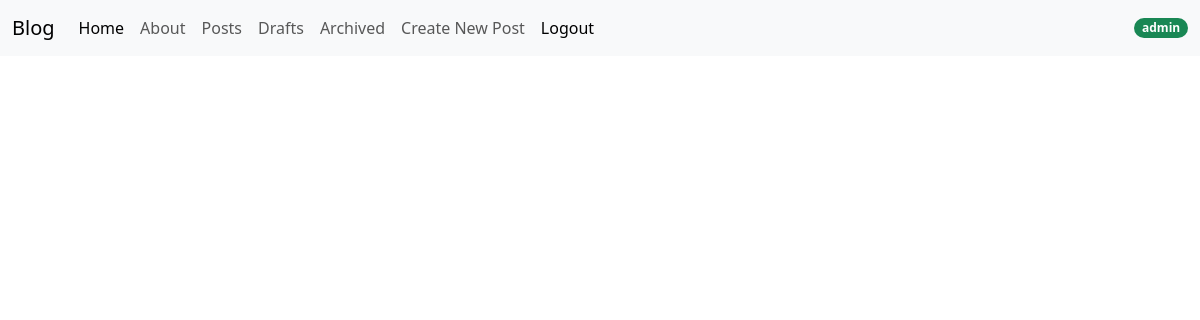
The app's page /post/archivedlist/ (signed in), older data.
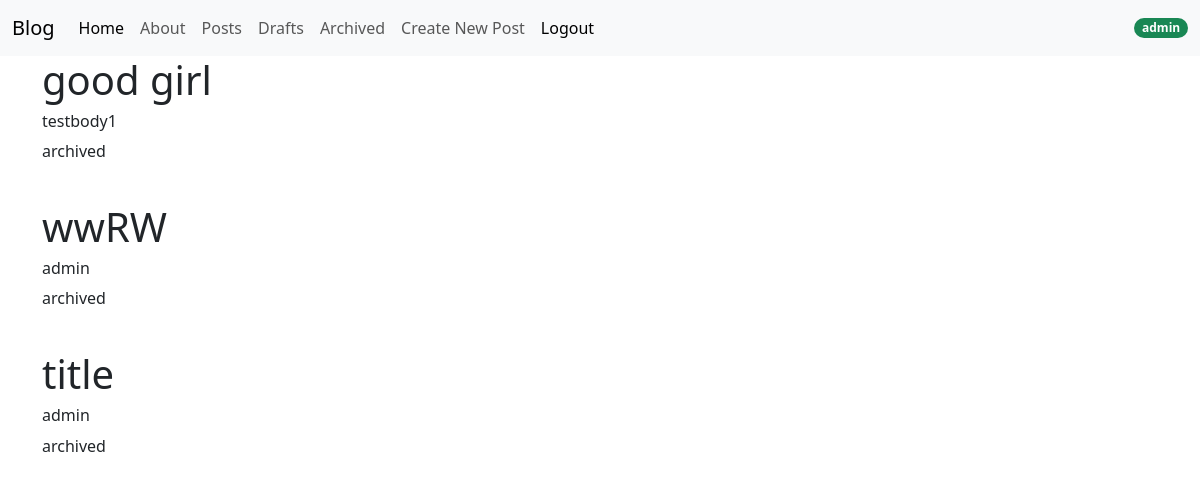
The same page, newer data.
### post/models.py (models this page shows, shortened)
class Post(models.Model):
    title = models.CharField(max_length=200)
    subtitle = models.CharField(max_length=256, blank=True, null=True)
    body = models.TextField()
    author = models.ForeignKey(
        get_user_model(),
        on_delete=models.CASCADE
    )
    created_on = models.DateTimeField(auto_now_add=True)
    status = models.ForeignKey(
        Status,
        on_delete=models.CASCADE,
    )

class Status(models.Model):
    name = models.CharField(max_length=128, unique=True)
    description = models.CharField(max_length=256, help_text="Write a description about the status: ")
    def __str__(self):
        return self.name

### post/views.py (the view)
# urls.py: path("archivedlist/", PostArchivedListView.as_view(), name="archived_list"),
class PostArchivedListView(LoginRequiredMixin, ListView):
  template_name = "post/archived_list.html"
  context_object_name = "archived"
  status = Status.objects.get(name="archived")
  queryset = Post.objects.filter(status=status).order_by("created_on").reverse()
  def get_context_data(self, **kwargs):
    context = super() .get_context_data(**kwargs)
    archived_post = context['archived'].filter(author=self.request.user)
    context['archived_post'] = archived_post
    return context

### templates/post/archived_list.html (shortened to what this page needs)
{% extends "base.html" %}
{% block content %}
<div class="container">
  {% for item in archived %}
  <h1>{{ item.title }}</h1>
  <h6>{{ item.author }}</h6>
  <p>{{ item.status }}</p>
  <br/>
  {% endfor %}
</div>
  {% endblock %}

### templates/base.html (shortened to what this page needs)
<!DOCTYPE html>
<html lang="en">
<head>
  <link href="https://cdn.jsdelivr.net/npm/bootstrap@5.3.8/dist/css/bootstrap.min.css" rel="stylesheet">
</head>
<body>
  {% include 'navbar.html' %}
  <div>{% block content %}{% endblock content %}</div>
</body>
</html>

### templates/navbar.html (shortened to what this page needs)
<nav class="navbar navbar-expand-lg bg-body-tertiary">
  <div class="container-fluid">
    <a class="navbar-brand" href="{% url 'home'%}">Blog</a>
    <div class="collapse navbar-collapse" id="navbarNav">
      <ul class="navbar-nav me-auto mb-lg-0">
        <li class="nav-item">
          <a class="nav-link active" aria-current="page" href="{% url 'home' %}">Home</a>
        </li>
        <li class="nav-item">
          <a class="nav-link" href="{% url 'about' %}">About</a>
        </li>
        <li class="nav-item">
          <a class="nav-link" href="{% url 'list' %}">Posts</a>
        </li>
        {% if user.is_authenticated %}
        <li class="nav-item">
          <a class="nav-link" href="{% url 'draft_list' %}">Drafts</a>
        </li>
        <li class="nav-item">
          <a class="nav-link" href="{% url 'archived_list' %}">Archived</a>
        </li>
        <li class="nav-item">
          <a class="nav-link" href="{% url 'new' %}">Create New Post</a>
        </li>
        <li class="nav-item">
          <form method="post" action="{% url 'logout' %}">
            <input type="submit" value="Logout" class="nav-link active">
          </form>
        </li>
        {% endif %}
      </ul>
      {% if user.is_authenticated %}
      <div class="d-flex">
        <span class="badge rounded-pill text-bg-success">{{user}}</span>
      </div>
      {% endif %}
    </div>
  </div>
</nav>

Row changes from the older to the newer data that the page shows:
added Post: title "good girl", author "testbody1", status "archived"
added Post: title "wwRW", author "admin", status "archived"
added Post: title "title", author "admin", status "archived"
